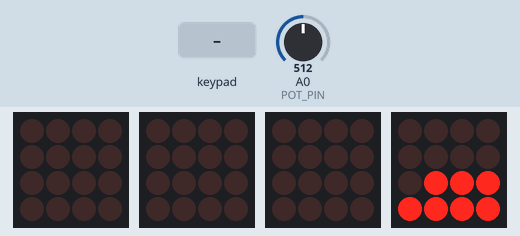
Recording of a sketch running on a simulated Arduino Uno, built with avr-gcc and run on an emulated ATmega328P. Shown: 4 × 4×4 LED matrix. The test bench sets the inputs (shaded band); at power-on: A0 (POT_PIN) = 512. What the sketch prints to the serial monitor is not drawn.

Above: at 3.9 s.
5.4 s: keypad keys 1 2 A pressed 0.4 s apart
At 5.51 s:
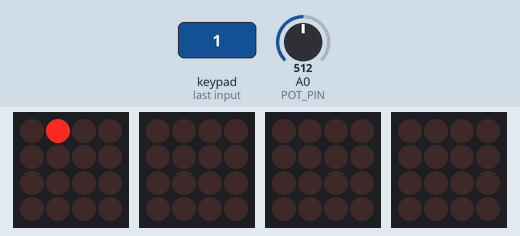
8.1 s: keypad keys 1 2 pressed 0.4 s apart
At 8.18 s:
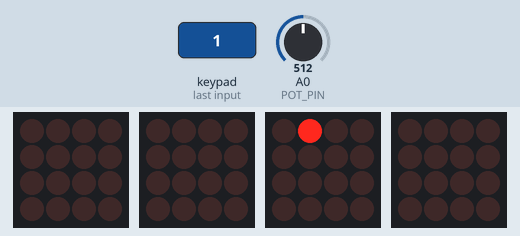
10.4 s: keypad keys 2 5 A pressed 0.4 s apart
At 10.49 s:
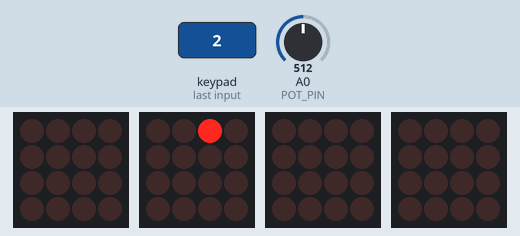
13.1 s: keypad keys 1 2 A pressed 0.4 s apart
At 13.2 s:
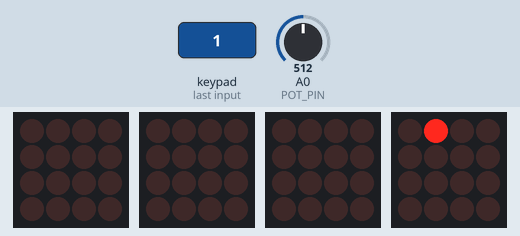
15.8 s: key '3' pressed
At 15.91 s:
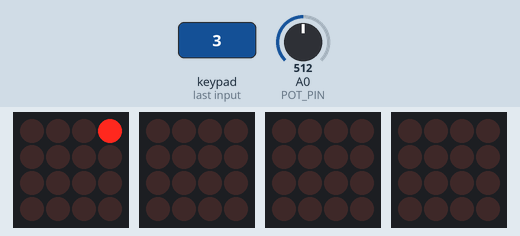
17.4 s: key '6' pressed
At 17.5 s:
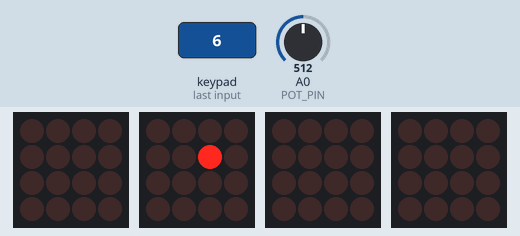
Timing chart, 0 to 20.0 s (numbered marks = the images above; inputs shaded):
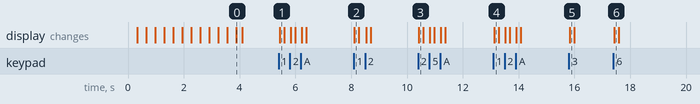

Measured:
- after the input at 5.4 s, the display: changes at once (image 1)
- after the input at 8.1 s, the display: changes at once (image 2)
- after the input at 10.4 s, the display: changes at once (image 3)
- after the input at 13.1 s, the display: changes at once (image 4)
- after the input at 15.8 s, the display: changes at once (image 5)
- after the input at 17.4 s, the display: changes at once (image 6)

The sketch:

synth.ino
```cpp
#include <Wire.h>
#include "Adafruit_Trellis.h"

// ---- Trellis config ----
#define NUMTRELLIS 4
#define MOMENTARY 0
#define LATCHING  1
#define MODE      MOMENTARY

Adafruit_Trellis matrix[NUMTRELLIS] = {
  Adafruit_Trellis(), Adafruit_Trellis(),
  Adafruit_Trellis(), Adafruit_Trellis()
};

Adafruit_TrellisSet trellis = Adafruit_TrellisSet(
  &matrix[0], &matrix[1], &matrix[2], &matrix[3]
);

#define numKeys (NUMTRELLIS * 16)

// ---- MIDI settings ----
const byte MIDI_CH   = 0;    // 0..15 (0 = Channel 1)
const byte NOTE_BASE = 36;   // 36 = C2
const byte NOTE_VEL  = 100;  // 0..127

// ---- Pot settings ----
const byte POT_PIN = A0;
const byte POT_CC  = 1;      // CC1 = Mod Wheel (try 74 for filter cutoff)
int lastCC = -1;
unsigned long lastPotSend = 0;

// ---- Raw MIDI over UART helpers ----
void noteOn(byte note, byte vel) {
  Serial.write((byte)(0x90 | MIDI_CH));
  Serial.write(note);
  Serial.write(vel);
}

void noteOff(byte note) {
  Serial.write((byte)(0x80 | MIDI_CH));
  Serial.write(note);
  Serial.write((byte)0);
}

void controlChange(byte cc, byte value) {
  Serial.write((byte)(0xB0 | MIDI_CH)); // CC message
  Serial.write(cc);
  Serial.write(value);
}

void setup() {
  Serial.begin(31250);
  trellis.begin(0x70, 0x71, 0x72, 0x73);

  // Optional startup animation
  for (uint8_t i = 0; i < numKeys; i++) {
    trellis.setLED(i);
    trellis.writeDisplay();
    delay(30);
  }
  for (uint8_t i = 0; i < numKeys; i++) {
    trellis.clrLED(i);
    trellis.writeDisplay();
    delay(30);
  }
}

void readPotAndSendCC() {
  // Read raw 0..1023
  int raw = analogRead(POT_PIN);

  // Map to MIDI 0..127
  int ccVal = map(raw, 0, 1023, 0, 127);

  // Simple anti-jitter: only send if changed by >= 1 step,
  // and don't send more than ~100 times/sec
  unsigned long now = millis();
  if (ccVal != lastCC && (now - lastPotSend) >= 10) {
    controlChange(POT_CC, (byte)ccVal);
    lastCC = ccVal;
    lastPotSend = now;
  }
}

void loop() {
  delay(30); // required by Trellis

  // Always read the pot (not only when buttons change)
  readPotAndSendCC();

  if (trellis.readSwitches()) {
    for (uint8_t i = 0; i < numKeys; i++) {
      byte note = NOTE_BASE + i;

      if (MODE == MOMENTARY) {
        if (trellis.justPressed(i)) {
          trellis.setLED(i);
          noteOn(note, NOTE_VEL);
        }
        if (trellis.justReleased(i)) {
          trellis.clrLED(i);
          noteOff(note);
        }
      }

      if (MODE == LATCHING) {
        if (trellis.justPressed(i)) {
          if (trellis.isLED(i)) {
            trellis.clrLED(i);
            noteOff(note);
          } else {
            trellis.setLED(i);
            noteOn(note, NOTE_VEL);
          }
        }
      }
    }
    trellis.writeDisplay();
  }
}
```
